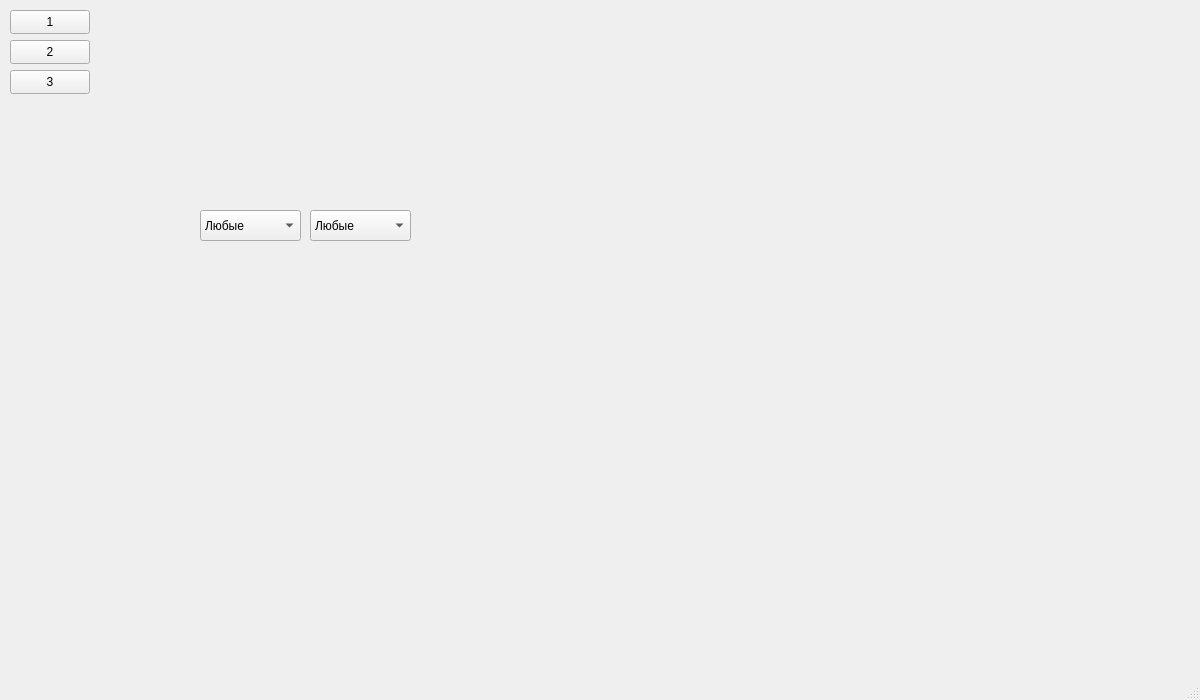
<?xml version="1.0" encoding="UTF-8"?>
<ui version="4.0">
 <class>MainWindow</class>
 <widget class="QMainWindow" name="MainWindow">
  <property name="windowModality">
   <enum>Qt::WindowModality::ApplicationModal</enum>
  </property>
  <property name="geometry">
   <rect>
    <x>0</x>
    <y>0</y>
    <width>1200</width>
    <height>700</height>
   </rect>
  </property>
  <property name="windowTitle">
   <string>MainWindow</string>
  </property>
  <property name="styleSheet">
   <string notr="true"/>
  </property>
  <widget class="QWidget" name="centralwidget">
   <widget class="QPushButton" name="button1">
    <property name="geometry">
     <rect>
      <x>10</x>
      <y>10</y>
      <width>80</width>
      <height>24</height>
     </rect>
    </property>
    <property name="text">
     <string>1</string>
    </property>
   </widget>
   <widget class="QPushButton" name="button2">
    <property name="geometry">
     <rect>
      <x>10</x>
      <y>40</y>
      <width>80</width>
      <height>24</height>
     </rect>
    </property>
    <property name="text">
     <string>2</string>
    </property>
   </widget>
   <widget class="QPushButton" name="button3">
    <property name="geometry">
     <rect>
      <x>10</x>
      <y>70</y>
      <width>80</width>
      <height>24</height>
     </rect>
    </property>
    <property name="text">
     <string>3</string>
    </property>
   </widget>
   <widget class="QComboBox" name="comboBoxVehicleType">
    <property name="geometry">
     <rect>
      <x>310</x>
      <y>210</y>
      <width>101</width>
      <height>31</height>
     </rect>
    </property>
    <property name="styleSheet">
     <string notr="true"/>
    </property>
    <property name="currentText">
     <string>Любые</string>
    </property>
    <item>
     <property name="text">
      <string>Любые</string>
     </property>
    </item>
   </widget>
   <widget class="QComboBox" name="comboBoxMark">
    <property name="geometry">
     <rect>
      <x>200</x>
      <y>210</y>
      <width>101</width>
      <height>31</height>
     </rect>
    </property>
    <item>
     <property name="text">
      <string>Любые</string>
     </property>
    </item>
   </widget>
  </widget>
  <widget class="QMenuBar" name="menubar">
   <property name="geometry">
    <rect>
     <x>0</x>
     <y>0</y>
     <width>1200</width>
     <height>21</height>
    </rect>
   </property>
  </widget>
  <widget class="QStatusBar" name="statusbar"/>
 </widget>
 <resources/>
 <connections/>
</ui>
